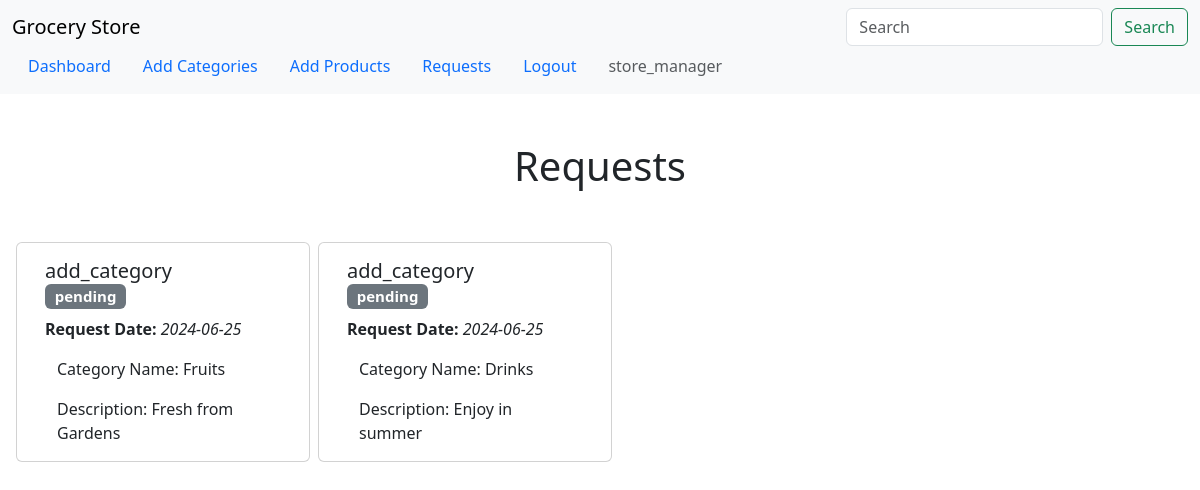
The app's page /store_manager_requests (signed in), older data.
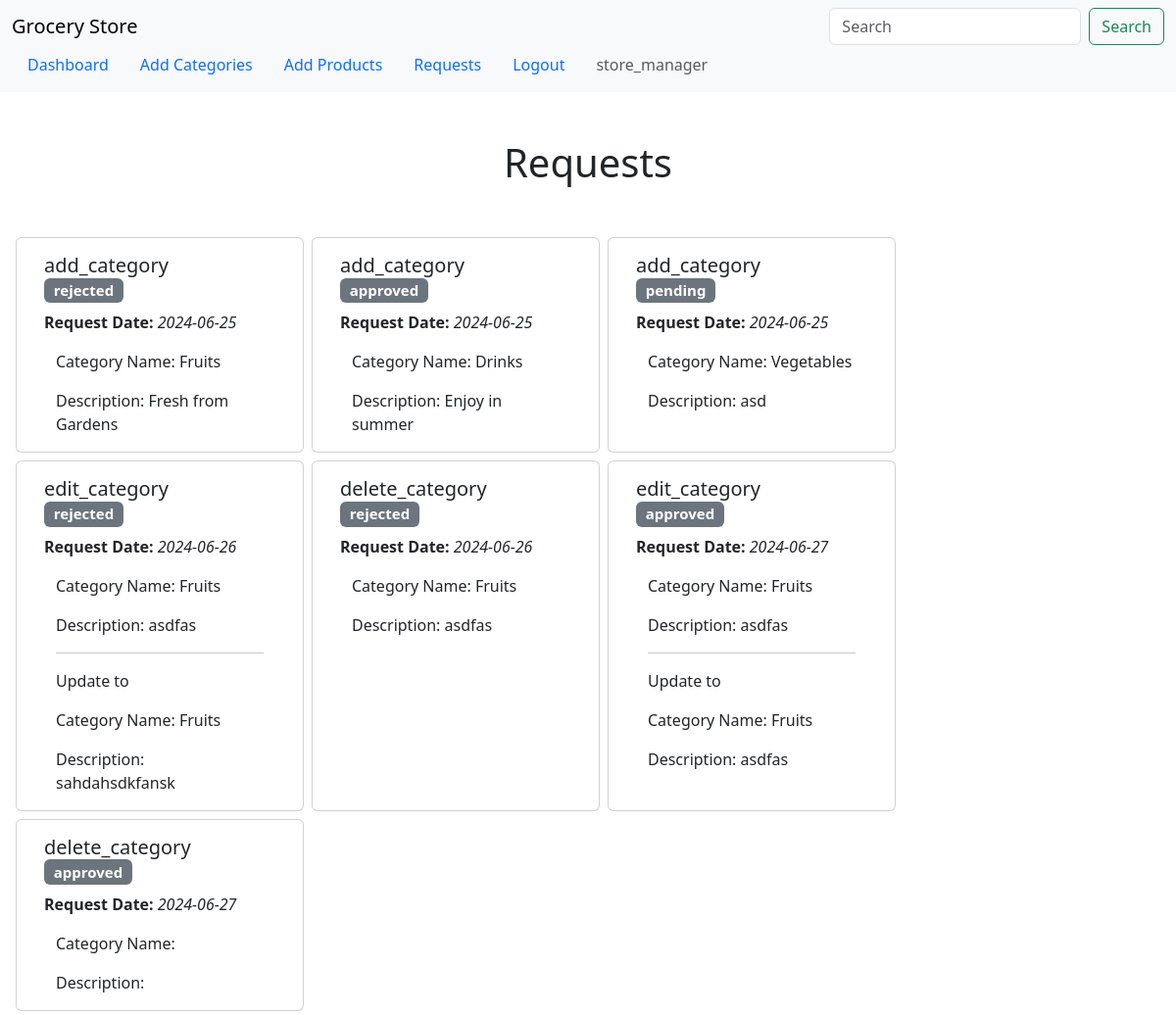
The same page, newer data.
### application/models.py (models this page shows, shortened)
class Requests(db.Model):
    request_id = db.Column(db.Integer,primary_key=True)
    username = db.Column(db.String(30),db.ForeignKey('user.username'))
    category_id = db.Column(db.Integer,db.ForeignKey('categories.category_id'), nullable= True)
    request_type = db.Column(db.String(20),nullable=False)
    request_date = db.Column(db.Date,nullable=False)
    status = db.Column(db.String(20),nullable=False)
    new_category_name = db.Column(db.String(40),nullable=True)
    new_category_description = db.Column(db.String(100),nullable=True)
    catergory = db.relationship('Categories',backref='requests',lazy=True)

class Categories(db.Model):
    category_id = db.Column(db.Integer,primary_key=True)
    name = db.Column(db.String(40),nullable=False)
    description = db.Column(db.String(100),nullable=True)
    products = db.relationship('Product',backref='category',lazy=True)

### application/routes.py (the view)
@app.route('/store_manager_requests')
def store_manager_requests():
    if session['role'] == 'admin':
        requests = Requests.query.filter_by(status='pending').all()
        return render_template('requests.html', requests=requests)
    elif session['role'] == 'store_manager':
        requests = Requests.query.filter_by(username=session['username']).all()
        return render_template('requests.html', requests=requests)
    else:
        flash('Unauthorized Access', 'danger')
        return redirect(url_for('index'))

### template/requests.html (shortened to what this page needs)
{% extends 'nav_link.html' %}
{% block main_content %}
<div class="container-fluid mt-5">
    <h1 class="text-center">Requests</h1>
    <div class="container-fluid mt-5">
        <div class="row">
        {% for request in requests %}
        <div class="card m-1 col-3">
            <div class="card-body">
                <h5 class="card-title">{{request.request_type}} &emsp; <span class="badge text-bg-secondary">{{request.status}}</span></h5>
                <p class="card-text"><strong>Request Date: </strong><em>{{request.request_date}}</em></p>
                <div class="container-fluid mt-2">
                {% if request.request_type == 'add_category' %}
                <p class="card-text">Category Name: {{request.new_category_name}}</p>
                <p class="card-text">Description: {{request.new_category_description}}</p>
                {% endif %}
                {% if request.request_type == 'edit_category' %}
                <p class="card-text">Category Name: {{request.catergory.name}}</p>
                <p class="card-text">Description: {{request.catergory.description}}</p>
                <hr>
                <p class="card-text">Update to </p>
                <p class="card-text">Category Name: {{request.new_category_name}}</p>
                <p class="card-text">Description: {{request.new_category_description}}</p>
                {% endif %}
                {% if request.request_type == 'delete_category' %}
                <p class="card-text">Category Name: {{request.catergory.name}}</p>
                <p class="card-text">Description: {{request.catergory.description}}</p>
                {% endif %}
                </div>
            </div>
        </div>
        {% endfor %}
        </div>
    </div>
</div>
{% endblock main_content %}

### template/nav_link.html (shortened to what this page needs)
{% extends 'base.html' %}
{% block nav_items %}
    {% if session['username'] %}
        {% if session['role'] == 'admin' %}
            <li class="nav-item">
                <a class="nav-link" href={{ url_for('index') }}>Dashboard</a>
            </li>
            <li class="nav-item">
                <a class="nav-link" href={{ url_for('add_category') }}>Add Categories</a>
            </li>
            <li class="nav-item">
                <a class="nav-link" href={{ url_for('store_manager_requests') }}>Requests</a>
            </li>
            <li class="nav-item">
                <a class="nav-link" href='#'>Summary</a>
            </li>
        {% elif session['role'] == 'store_manager' %}
            <li class="nav-item">
                <a class="nav-link" href={{ url_for('index') }}>Dashboard</a>
            </li>
            <li class="nav-item">
                <a class="nav-link" href={{ url_for('add_category')}}>Add Categories</a>
            </li>
            <li class="nav-item">
                <a class="nav-link" href={{url_for('add_product')}}>Add Products</a>
            </li>
            <li class="nav-item">
                <a class="nav-link" href={{url_for('store_manager_requests')}}>Requests</a>
            </li>
        {% endif %}
        <li class="nav-item">
            <a class="nav-link" href={{ url_for('logout') }}>Logout</a>
        </li>
        <li class="nav-item">
            <a class="nav-link disabled" >{{ session['username']}}</a>
        </li>
    {% endif %}
{% endblock nav_items %}

### template/base.html (shortened to what this page needs)
<!DOCTYPE html>
<html lang="en">
<head>
    <link href="https://cdn.jsdelivr.net/npm/bootstrap@5.3.3/dist/css/bootstrap.min.css" rel="stylesheet"
>
</head>
<body>
    <nav class="navbar bg-body-tertiary">
        <div class="container-fluid">
            <a class="navbar-brand h1 m-0" href="#">Grocery Store</a>
            {% block search %}
            <form class="d-flex" role="search">
                <input class="form-control me-2" type="search" placeholder="Search" aria-label="Search">
                <button class="btn btn-outline-success" type="submit">Search</button>
            </form>
            {% endblock search %}
            <ul class="nav justify-content-end ">
                {% block nav_items %}{% endblock nav_items %}
            </ul>
        </div>
    </nav>
    {% block main_content %}{% endblock main_content %}
</body>
</html>

Row changes from the older to the newer data that the page shows:
changed Requests "Fresh from Gardens": status "pending" → "rejected"
changed Requests "Drinks": status "pending" → "approved"
added Requests: request_type "add_category", status "pending", request_date "2024-06-25", new_category_name "Vegetables", new_category_description "asd"
added Requests: request_type "edit_category", status "rejected", request_date "2024-06-26", catergory.name "Fruits", catergory.description "asdfas", new_category_name "Fruits", new_category_description "sahdahsdkfansk"
added Requests: request_type "delete_category", status "rejected", request_date "2024-06-26", catergory.name "Fruits", catergory.description "asdfas"
added Requests: request_type "edit_category", status "approved", request_date "2024-06-27", catergory.name "Fruits", catergory.description "asdfas", new_category_name "Fruits", new_category_description "asdfas"
added Requests: request_type "delete_category", status "approved", request_date "2024-06-27"
